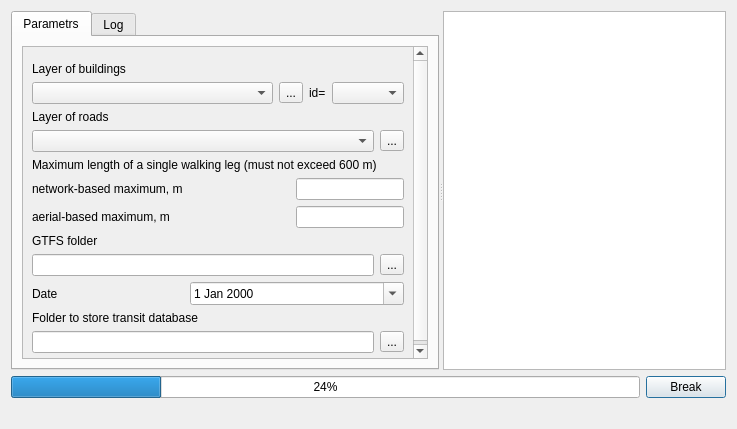
<?xml version="1.0" encoding="UTF-8"?>
<ui version="4.0">
 <class>Dialog</class>
 <widget class="QDialog" name="Dialog">
  <property name="windowModality">
   <enum>Qt::NonModal</enum>
  </property>
  <property name="geometry">
   <rect>
    <x>0</x>
    <y>0</y>
    <width>737</width>
    <height>429</height>
   </rect>
  </property>
  <property name="sizePolicy">
   <sizepolicy hsizetype="Maximum" vsizetype="Preferred">
    <horstretch>0</horstretch>
    <verstretch>0</verstretch>
   </sizepolicy>
  </property>
  <property name="windowTitle">
   <string>Dialog</string>
  </property>
  <property name="modal">
   <bool>false</bool>
  </property>
  <layout class="QVBoxLayout" name="verticalLayout">
   <property name="sizeConstraint">
    <enum>QLayout::SetDefaultConstraint</enum>
   </property>
   <item>
    <widget class="QSplitter" name="splitter">
     <property name="orientation">
      <enum>Qt::Horizontal</enum>
     </property>
     <widget class="QTabWidget" name="tabWidget">
      <property name="sizePolicy">
       <sizepolicy hsizetype="Preferred" vsizetype="Preferred">
        <horstretch>0</horstretch>
        <verstretch>0</verstretch>
       </sizepolicy>
      </property>
      <property name="currentIndex">
       <number>0</number>
      </property>
      <property name="usesScrollButtons">
       <bool>true</bool>
      </property>
      <property name="tabsClosable">
       <bool>false</bool>
      </property>
      <widget class="QWidget" name="tab">
       <property name="sizePolicy">
        <sizepolicy hsizetype="Preferred" vsizetype="Preferred">
         <horstretch>0</horstretch>
         <verstretch>0</verstretch>
        </sizepolicy>
       </property>
       <attribute name="title">
        <string>Parametrs</string>
       </attribute>
       <layout class="QHBoxLayout" name="horizontalLayout">
        <property name="sizeConstraint">
         <enum>QLayout::SetDefaultConstraint</enum>
        </property>
        <item>
         <widget class="QScrollArea" name="scrollArea">
          <property name="sizePolicy">
           <sizepolicy hsizetype="Preferred" vsizetype="Preferred">
            <horstretch>0</horstretch>
            <verstretch>0</verstretch>
           </sizepolicy>
          </property>
          <property name="layoutDirection">
           <enum>Qt::LeftToRight</enum>
          </property>
          <property name="widgetResizable">
           <bool>true</bool>
          </property>
          <widget class="QWidget" name="scrollAreaWidgetContents_2">
           <property name="geometry">
            <rect>
             <x>0</x>
             <y>0</y>
             <width>404</width>
             <height>427</height>
            </rect>
           </property>
           <property name="sizePolicy">
            <sizepolicy hsizetype="Preferred" vsizetype="Preferred">
             <horstretch>0</horstretch>
             <verstretch>0</verstretch>
            </sizepolicy>
           </property>
           <layout class="QVBoxLayout" name="verticalLayout_2">
            <property name="sizeConstraint">
             <enum>QLayout::SetDefaultConstraint</enum>
            </property>
            <item>
             <layout class="QFormLayout" name="formLayout">
              <item row="0" column="0">
               <layout class="QVBoxLayout" name="verticalLayout_4"/>
              </item>
              <item row="1" column="0">
               <widget class="QLabel" name="label_2">
                <property name="text">
                 <string>Layer of buildings</string>
                </property>
               </widget>
              </item>
              <item row="2" column="0" colspan="2">
               <layout class="QHBoxLayout" name="horizontalLayout_6">
                <item>
                 <widget class="QComboBox" name="cmbLayers">
                  <property name="sizePolicy">
                   <sizepolicy hsizetype="Preferred" vsizetype="Maximum">
                    <horstretch>0</horstretch>
                    <verstretch>0</verstretch>
                   </sizepolicy>
                  </property>
                  <property name="mouseTracking">
                   <bool>false</bool>
                  </property>
                 </widget>
                </item>
                <item>
                 <widget class="QToolButton" name="toolButtonBuildings">
                  <property name="text">
                   <string>...</string>
                  </property>
                 </widget>
                </item>
                <item>
                 <widget class="QLabel" name="label_5">
                  <property name="sizePolicy">
                   <sizepolicy hsizetype="Fixed" vsizetype="Preferred">
                    <horstretch>0</horstretch>
                    <verstretch>0</verstretch>
                   </sizepolicy>
                  </property>
                  <property name="text">
                   <string>id=</string>
                  </property>
                 </widget>
                </item>
                <item>
                 <widget class="QComboBox" name="cmbLayers_fields">
                  <property name="sizePolicy">
                   <sizepolicy hsizetype="Fixed" vsizetype="Minimum">
                    <horstretch>0</horstretch>
                    <verstretch>0</verstretch>
                   </sizepolicy>
                  </property>
                 </widget>
                </item>
               </layout>
              </item>
              <item row="3" column="0">
               <widget class="QLabel" name="label_6">
                <property name="text">
                 <string>Layer of roads</string>
                </property>
               </widget>
              </item>
              <item row="4" column="0" colspan="2">
               <layout class="QHBoxLayout" name="horizontalLayout_5">
                <item>
                 <widget class="QComboBox" name="cbRoads"/>
                </item>
                <item>
                 <widget class="QToolButton" name="toolButtonRoads">
                  <property name="text">
                   <string>...</string>
                  </property>
                 </widget>
                </item>
               </layout>
              </item>
              <item row="9" column="0">
               <widget class="QLabel" name="label_8">
                <property name="text">
                 <string>Maximum length of a single walking leg (must not exceed 600 m)</string>
                </property>
               </widget>
              </item>
              <item row="10" column="0" colspan="2">
               <layout class="QHBoxLayout" name="horizontalLayout_7">
                <item>
                 <widget class="QLabel" name="label_3">
                  <property name="text">
                   <string>network-based maximum, m</string>
                  </property>
                 </widget>
                </item>
                <item>
                 <widget class="QLineEdit" name="txtMaxPathRoad">
                  <property name="sizePolicy">
                   <sizepolicy hsizetype="Fixed" vsizetype="Fixed">
                    <horstretch>0</horstretch>
                    <verstretch>0</verstretch>
                   </sizepolicy>
                  </property>
                  <property name="alignment">
                   <set>Qt::AlignRight|Qt::AlignTrailing|Qt::AlignVCenter</set>
                  </property>
                 </widget>
                </item>
               </layout>
              </item>
              <item row="13" column="0" colspan="2">
               <layout class="QHBoxLayout" name="horizontalLayout_8">
                <item>
                 <widget class="QLabel" name="label_7">
                  <property name="text">
                   <string>aerial-based maximum, m</string>
                  </property>
                 </widget>
                </item>
                <item>
                 <widget class="QLineEdit" name="txtMaxPathAir">
                  <property name="sizePolicy">
                   <sizepolicy hsizetype="Fixed" vsizetype="Fixed">
                    <horstretch>0</horstretch>
                    <verstretch>0</verstretch>
                   </sizepolicy>
                  </property>
                  <property name="alignment">
                   <set>Qt::AlignRight|Qt::AlignTrailing|Qt::AlignVCenter</set>
                  </property>
                 </widget>
                </item>
               </layout>
              </item>
              <item row="14" column="0">
               <widget class="QLabel" name="label_4">
                <property name="text">
                 <string>GTFS folder</string>
                </property>
               </widget>
              </item>
              <item row="16" column="0" colspan="2">
               <layout class="QHBoxLayout" name="horizontalLayout_3">
                <item>
                 <widget class="QLineEdit" name="txtPathToGTFS">
                  <property name="sizePolicy">
                   <sizepolicy hsizetype="Expanding" vsizetype="Maximum">
                    <horstretch>0</horstretch>
                    <verstretch>0</verstretch>
                   </sizepolicy>
                  </property>
                  <property name="baseSize">
                   <size>
                    <width>16</width>
                    <height>0</height>
                   </size>
                  </property>
                  <property name="readOnly">
                   <bool>true</bool>
                  </property>
                 </widget>
                </item>
                <item>
                 <widget class="QToolButton" name="toolButton_GTFS">
                  <property name="text">
                   <string>...</string>
                  </property>
                 </widget>
                </item>
               </layout>
              </item>
              <item row="20" column="0">
               <widget class="QLabel" name="label">
                <property name="text">
                 <string>Folder to store transit database</string>
                </property>
               </widget>
              </item>
              <item row="21" column="0" colspan="2">
               <layout class="QHBoxLayout" name="horizontalLayout_4">
                <item>
                 <widget class="QLineEdit" name="txtPathToProtocols">
                  <property name="sizePolicy">
                   <sizepolicy hsizetype="Expanding" vsizetype="Maximum">
                    <horstretch>0</horstretch>
                    <verstretch>0</verstretch>
                   </sizepolicy>
                  </property>
                  <property name="baseSize">
                   <size>
                    <width>16</width>
                    <height>0</height>
                   </size>
                  </property>
                  <property name="readOnly">
                   <bool>false</bool>
                  </property>
                 </widget>
                </item>
                <item>
                 <widget class="QToolButton" name="toolButton_protocol">
                  <property name="text">
                   <string>...</string>
                  </property>
                 </widget>
                </item>
               </layout>
              </item>
              <item row="18" column="0" colspan="2">
               <layout class="QHBoxLayout" name="horizontalLayout_9">
                <item>
                 <widget class="QLabel" name="label_9">
                  <property name="text">
                   <string>Date</string>
                  </property>
                 </widget>
                </item>
                <item>
                 <widget class="QDateEdit" name="calendar">
                  <property name="minimumSize">
                   <size>
                    <width>214</width>
                    <height>0</height>
                   </size>
                  </property>
                  <property name="wrapping">
                   <bool>true</bool>
                  </property>
                  <property name="accelerated">
                   <bool>true</bool>
                  </property>
                  <property name="calendarPopup">
                   <bool>true</bool>
                  </property>
                 </widget>
                </item>
               </layout>
              </item>
             </layout>
            </item>
           </layout>
          </widget>
         </widget>
        </item>
       </layout>
      </widget>
      <widget class="QWidget" name="tab_2">
       <attribute name="title">
        <string>Log</string>
       </attribute>
       <layout class="QVBoxLayout" name="verticalLayout_3">
        <item>
         <widget class="QTextBrowser" name="textLog"/>
        </item>
       </layout>
      </widget>
     </widget>
     <widget class="QTextBrowser" name="textInfo"/>
    </widget>
   </item>
   <item>
    <layout class="QHBoxLayout" name="horizontalLayout_2">
     <item>
      <widget class="QProgressBar" name="progressBar">
       <property name="value">
        <number>24</number>
       </property>
      </widget>
     </item>
     <item>
      <widget class="QPushButton" name="btnBreakOn">
       <property name="text">
        <string>Break</string>
       </property>
      </widget>
     </item>
    </layout>
   </item>
   <item>
    <layout class="QHBoxLayout" name="horizontalLayout_4">
     <item>
      <widget class="QLabel" name="lblMessages">
       <property name="sizePolicy">
        <sizepolicy hsizetype="Minimum" vsizetype="Minimum">
         <horstretch>0</horstretch>
         <verstretch>0</verstretch>
        </sizepolicy>
       </property>
       <property name="lineWidth">
        <number>0</number>
       </property>
       <property name="text">
        <string/>
       </property>
      </widget>
     </item>
     <item alignment="Qt::AlignRight">
      <widget class="QDialogButtonBox" name="buttonBox">
       <property name="standardButtons">
        <set>QDialogButtonBox::NoButton</set>
       </property>
       <property name="centerButtons">
        <bool>true</bool>
       </property>
      </widget>
     </item>
    </layout>
   </item>
  </layout>
 </widget>
 <tabstops>
  <tabstop>textInfo</tabstop>
  <tabstop>tabWidget</tabstop>
  <tabstop>btnBreakOn</tabstop>
  <tabstop>textLog</tabstop>
 </tabstops>
 <resources/>
 <connections/>
</ui>
